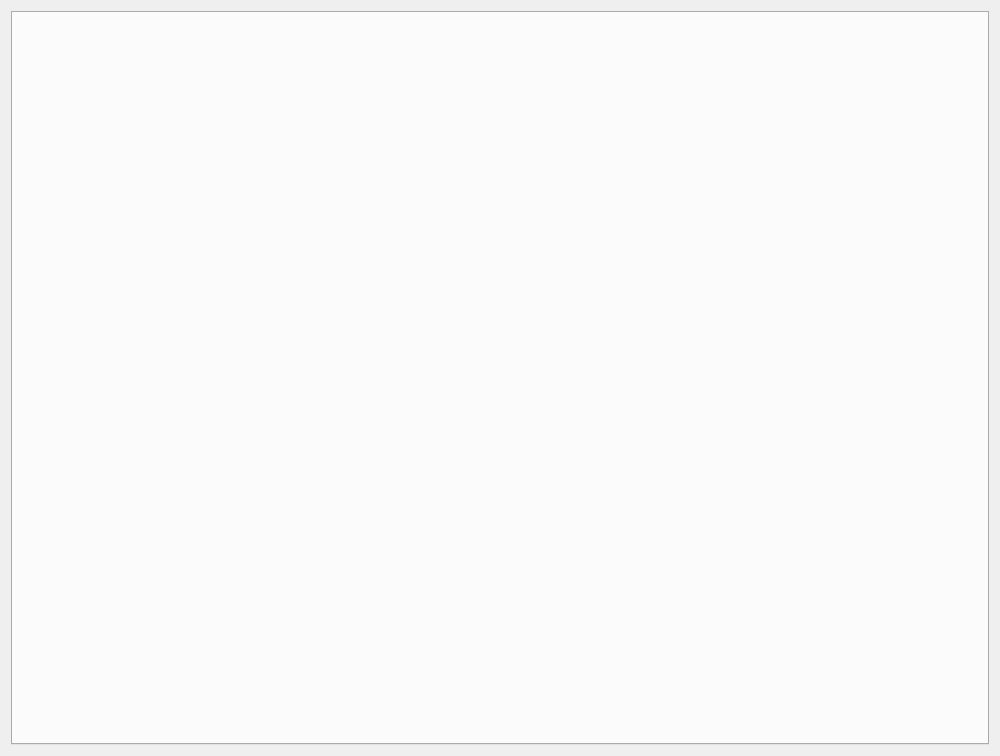
<?xml version="1.0" encoding="UTF-8"?>
<ui version="4.0">
 <class>MainWindow</class>
 <widget class="QMainWindow" name="MainWindow">
  <property name="geometry">
   <rect>
    <x>0</x>
    <y>0</y>
    <width>1000</width>
    <height>756</height>
   </rect>
  </property>
  <property name="minimumSize">
   <size>
    <width>1000</width>
    <height>550</height>
   </size>
  </property>
  <property name="windowTitle">
   <string>ckb-next</string>
  </property>
  <property name="windowIcon">
   <iconset resource="image.qrc">
    <normaloff>:/img/ckb-logo.png</normaloff>:/img/ckb-logo.png</iconset>
  </property>
  <property name="unifiedTitleAndToolBarOnMac">
   <bool>true</bool>
  </property>
  <widget class="QWidget" name="centralWidget">
   <layout class="QGridLayout" name="gridLayout">
    <item row="0" column="0">
     <widget class="QScrollArea" name="scrollArea">
      <property name="sizePolicy">
       <sizepolicy hsizetype="Preferred" vsizetype="Preferred">
        <horstretch>0</horstretch>
        <verstretch>0</verstretch>
       </sizepolicy>
      </property>
      <property name="frameShape">
       <enum>QFrame::NoFrame</enum>
      </property>
      <property name="frameShadow">
       <enum>QFrame::Sunken</enum>
      </property>
      <property name="lineWidth">
       <number>1</number>
      </property>
      <property name="widgetResizable">
       <bool>true</bool>
      </property>
      <widget class="QWidget" name="scrollAreaWidgetContents">
       <property name="geometry">
        <rect>
         <x>0</x>
         <y>0</y>
         <width>982</width>
         <height>738</height>
        </rect>
       </property>
       <layout class="QGridLayout" name="gridLayout_2">
        <property name="leftMargin">
         <number>0</number>
        </property>
        <property name="topMargin">
         <number>0</number>
        </property>
        <property name="rightMargin">
         <number>0</number>
        </property>
        <property name="bottomMargin">
         <number>0</number>
        </property>
        <property name="horizontalSpacing">
         <number>6</number>
        </property>
        <item row="0" column="0">
         <widget class="QTabWidget" name="tabWidget">
          <property name="currentIndex">
           <number>-1</number>
          </property>
         </widget>
        </item>
       </layout>
      </widget>
     </widget>
    </item>
   </layout>
  </widget>
  <action name="actionExit">
   <property name="text">
    <string>Exit</string>
   </property>
   <property name="shortcut">
    <string>Ctrl+Q</string>
   </property>
  </action>
  <action name="actionAbout">
   <property name="text">
    <string>About</string>
   </property>
  </action>
 </widget>
 <layoutdefault spacing="6" margin="11"/>
 <resources>
  <include location="image.qrc"/>
 </resources>
 <connections/>
</ui>
